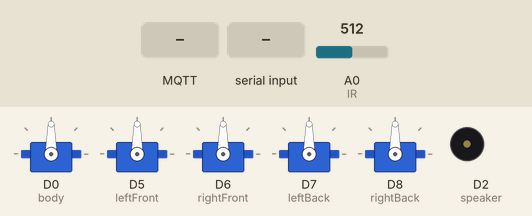
Simulated run of this sketch. Board: ESP8266 (NodeMCU). On the bench: 5 × servo, buzzer (waves = sounding, pin HIGH). Inputs (shaded band) come from the test bench; at power-on: A0 (IR) = 512. WiFi joins after 1.5 s; servers stay silent unless stated; random numbers use the default seed unless the sketch sets one; no MQTT or app messages arrive unless stated; what the sketch prints to the serial monitor is not drawn.

Above: at 2.7 s.
2.8 s: MQTT message "walking" arrives on the first subscribed topic
At 2.97 s:
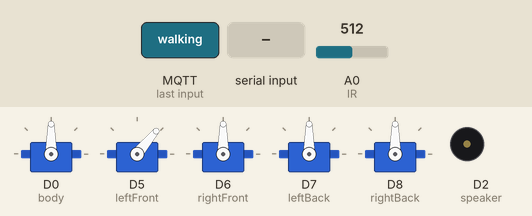
At 3.39 s:
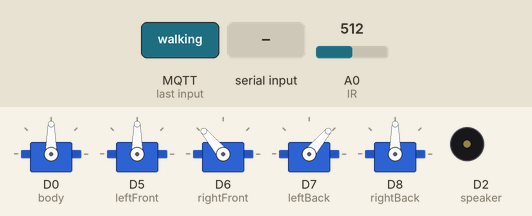
6.3 s: "1" received over Serial
7.9 s: "2" received over Serial
At 8.27 s:
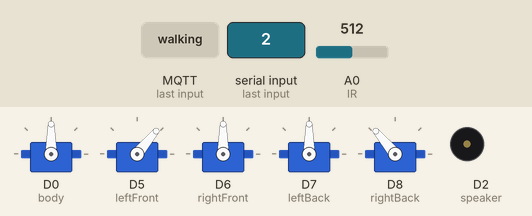
14.9 s: MQTT message "standing" arrives on the first subscribed topic
Timing chart, 0 to 17.4 s (numbered marks = the images above; inputs shaded):
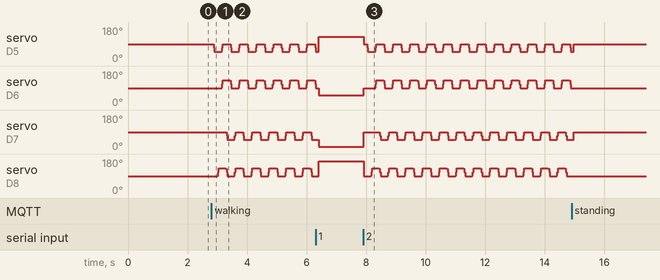

The sketch:

ioT_Final_Project-Dog.ino
```cpp
#include <ESP8266WiFi.h>
#include <PubSubClient.h>
#include <Servo.h>

///////////////////////180 ไปหน้า 0 ไปหลัง////////////////////////////
Servo body;
Servo leftFront;
Servo rightFront;
Servo leftBack;
Servo rightBack;

//setting
int statusmach = 0;
boolean connectwifi = true;
boolean autocontrol = false;
boolean linenotify = false;

char prevIRtext[20];
char IRtext[20];

int walkingdelay = 1;
int servoLegTarget[4] = {90, 90, 90, 90};
int bodyangle = 90;

//barking
int melody1[] = {196, 196, 31};
int noteDurations1[] = {8, 8, 4};
int melody2[] = {31, 196, 104, 196, 104, 196, 31};
int noteDurations2[] = {2, 8, 16, 8, 16, 8, 4};
int melody3[] = {31, 196};
int noteDurations3[] = {1, 8};

//----------------INFRARED PART----------------
const uint8_t IR = A0;
const uint8_t speaker = D2;

//-----------INTERNET CONNECTION PART-----------
//const char* ssid = "kkkkk";
//const char* password = "999999998";
const char* ssid = "IoT Lab B";
const char* password = "csiot335";
const char* mqtt_server = "broker.netpie.io";
const int mqtt_port = 1883;
const char* mqtt_Client = "4046bf10-81a3-4a9d-a7f8-9ecec5451809";
const char* mqtt_username = "zmuKrFEDiZCw7JbmM5qaxyafs6AD4eQt";
const char* mqtt_password = "*10MmBzNpOF5R3k9Ll49zs73gzoLKrFK";

WiFiClient espClient;
PubSubClient client(espClient);
char msg[100];

void internet_connection(){
  Serial.println();
  Serial.print("Connecting to ");
  Serial.println(ssid);
  WiFi.begin(ssid, password);
  while (WiFi.status() != WL_CONNECTED) {
    delay(500);
    Serial.print(".");
  }
  Serial.println("");
  Serial.println("WiFi connected");
  Serial.println("IP address: ");
  Serial.println(WiFi.localIP());
  client.setServer(mqtt_server, mqtt_port);
  client.setCallback(callback);
}

void reconnect() {
  while (!client.connected()) {
    Serial.print("Attempting MQTT connection…");
    if (client.connect(mqtt_Client, mqtt_username, mqtt_password)) {
      Serial.println("connected");
      client.subscribe("@msg/statusmach");
      client.subscribe("@msg/autocontrol");
      client.subscribe("@msg/linenotify");
      client.subscribe("@msg/barking");
      client.subscribe("@msg/control");
      client.publish("@shadow/data/update", "{\"data\" : {\"statusmach\" : \"standing\"}}");
    }
    else {
      Serial.print("failed, rc=");
      Serial.print(client.state());
      Serial.println("try again in 5 seconds");
      delay(5000);
    }
  }
}

void callback(char* topic, byte* payload, unsigned int length) {
  Serial.print("Message arrived [");
  Serial.print(topic);
  Serial.print("] ");
  String message;
  for (int i = 0; i < length; i++) {
    message = message + (char)payload[i];
  }
  Serial.println(message);

  if(String(topic) == "@msg/statusmach") {
    if (message == "standing"){
      client.publish("@shadow/data/update", "{\"data\" : {\"statusmach\" : \"standing\"}}");
      Serial.println("standing");
      turn(90);
      statusmach = 0;
    }
    else if (message == "sitting") {
      Serial.println("sitting");
      client.publish("@shadow/data/update", "{\"data\" : {\"statusmach\" : \"sitting\"}}");
      statusmach = 1;
    }
    else if (message == "walking") {
      Serial.println("walking");
      client.publish("@shadow/data/update", "{\"data\" : {\"statusmach\" : \"walking\"}}");
      statusmach = 2;
    }
  }
  else if(String(topic) == "@msg/autocontrol") {
    if (message == "on" && !autocontrol){
      client.publish("@shadow/data/update", "{\"data\" : {\"autocontrol\" : true}}");
      Serial.println("Toggle on AutoControl Mode");
      autocontrol = true;
    }
    else if(message == "off" && autocontrol){
      client.publish("@shadow/data/update", "{\"data\" : {\"autocontrol\" : false}}");
      Serial.println("Toggle off AutoControl Mode");
      client.publish("@shadow/data/update", "{\"data\" : {\"statusmach\" : \"sitting\"}}");
      autocontrol = false;
    }
  }
  else if(String(topic) == "@msg/linenotify") {
    if (message == "on" && !linenotify){
      client.publish("@shadow/data/update", "{\"data\" : {\"notify\" : true}}");
      Serial.println("Toggle on Line Notify");
      linenotify = true;
    }
    else if(message == "off" && linenotify){
      client.publish("@shadow/data/update", "{\"data\" : {\"notify\" : false}}");
      Serial.println("Toggle off Line Notify");
      linenotify = false;
    }
  }
  else if(String(topic) == "@msg/barking") {
    Serial.println("barking");
    barking();
  }
  else if(String(topic) == "@msg/control") {
    if (message == "left"){
      turn(45);
      Serial.println("turn left");
    }
    else if(message == "straight"){
      turn(90);
      Serial.println("turn straight");
    }
    else if(message == "right"){
      turn(145);
      Serial.println("turn right");
    }
  }
}

////////////////////////////////////////////////////////////////////////////////////////

void readDistance(){
  int dist = analogRead(IR);
  dist = map(dist, 50, 500, 255, 0);
  dist = constrain(dist, 0, 255);

  int divisor = map(dist, 0, 255, 10, 3);

  if(dist <= 120){                              //14 cm
    strcpy (IRtext, "Warning");
  }
  else{
    dist = dist/divisor;
    itoa(dist, IRtext, 10);
  }
  Serial.println(IRtext);
}

void legMove(char* leftright, char* frontback, int angle)
{
  if(leftright == "l" && frontback == "f"){
    leftFront.write(map(angle, 0, 180, 180, 0));
  }
  else if(leftright == "r" && frontback == "f"){
    rightFront.write(angle);
  }
  else if(leftright == "l" && frontback == "b"){
    leftBack.write(map(angle, 0, 180, 180, 0));
  }
  else if(leftright == "r" && frontback == "b"){
    rightBack.write(angle);
  }
}

/////////////////////////////////////////////////////////////////////////////
void setup()
{
  Serial.begin(115200);

  //SERVO PART
  body.attach(16, 500, 2500); //D0
  leftFront.attach(14, 500, 2600); //D5
  rightFront.attach(12, 500, 2500); //D6
  leftBack.attach(13, 500, 2500); //D7
  rightBack.attach(15, 500, 2500); //D8

  // INTERNET PART
  if(connectwifi){
    internet_connection();
  }

  //PIN AND VARIABLE SETTING
  pinMode(IR, INPUT);
  pinMode(speaker, OUTPUT);
}

//Leg State Function
boolean isState(int lf, int rf, int lb, int rb){
  int statearray[4] = {lf, rf, lb, rb};
  for(int i=0; i<4; i++){
    if(servoLegTarget[i] != statearray[i]){
      return false;
    }
  }
  return true;
}

void changeTarget(int lf, int rf, int lb, int rb){
  servoLegTarget[0] = lf;
  servoLegTarget[1] = rf;
  servoLegTarget[2] = lb;
  servoLegTarget[3] = rb;
}

void walking(){
  if(isState(90, 90, 90, 90)){
    for(int i = 90; i <= 130; i++){
      legMove("l", "f", i);
      delay(walkingdelay);
    }
    changeTarget(130, 90, 90, 90);
  }
  else if(isState(130, 90, 90, 90)){
    for(int i = 90; i <= 130; i++){
      legMove("r", "b", i);
      delay(walkingdelay);
    }
    changeTarget(130, 90, 90, 130);
  }
  else if(isState(130, 90, 90, 130)){
    for(int i = 90; i <= 130; i++){
      legMove("r", "f", i);
      legMove("l", "f", 220-i);
      delay(walkingdelay);
    }
    changeTarget(90, 130, 90, 130);
  }
  else if(isState(90, 130, 90, 130)){
    for(int i = 90; i <= 130; i++){
      legMove("l", "b", i);
      legMove("r", "b", 220-i);
      delay(walkingdelay);
    }
    changeTarget(90, 130, 130, 90);
  }
  else if(isState(90, 130, 130, 90)){
    for(int i = 90; i <= 130; i++){
      legMove("l", "f", i);
      legMove("r", "f", 220-i);
      delay(walkingdelay);
    }
    changeTarget(130, 90, 130, 90);
  }
  else if(isState(130, 90, 130, 90)){
    for(int i = 90; i <= 130; i++){
      legMove("r", "b", i);
      legMove("l", "b", 220-i);
      delay(walkingdelay);
    }
    changeTarget(130, 90, 90, 130);
  }
  else{
    legMove("l", "f", 90);
    legMove("r", "f", 90);
    legMove("l", "b", 90);
    legMove("r", "b", 90);
    changeTarget(90, 90, 90, 90);
  }
}

void sitting(){
  if(!isState(90, 90, 170, 170)){
    legMove("l", "f", 90);
    legMove("r", "f", 90);
    legMove("l", "b", 90);
    legMove("r", "b", 90);
    for(int i = 90; i < 170; i++){
      legMove("l", "b", i);
      legMove("r", "b", i);
    }
    for(int i = 90; i > 50; i--){
      legMove("l", "f", i);
      legMove("r", "f", i);
    }
    changeTarget(90, 90, 170, 170);
  }
}

void barking(){
  int randnum = random(3);
  if(randnum == 0){
    for (int thisNote = 0; thisNote < 3; thisNote++) {
      int noteDuration = 1000/noteDurations1[thisNote];
      tone(speaker, melody1[thisNote], noteDuration);
      delay(noteDuration * 4 / 3);
    }
  }
  else if(randnum == 1){
    for (int thisNote = 0; thisNote < 7; thisNote++) {
      int noteDuration = 1000/noteDurations2[thisNote];
      tone(speaker, melody2[thisNote], noteDuration);
      delay(noteDuration * 4 / 3);
    }
  }
  else{
    for (int thisNote = 0; thisNote < 2; thisNote++) {
      int noteDuration = 1000/noteDurations3[thisNote];
      tone(speaker, melody3[thisNote], noteDuration);
      delay(noteDuration * 4 / 3);
    }
  }
}

void turn(int legangle){
  body.write(legangle);
  bodyangle = legangle;
}

/////////////////////////////////////////////////////////////////////////////
int infraread = 0;
void loop() {
  if(connectwifi){
    if (!client.connected()) {
      reconnect();
    }
    client.loop();
    long now = millis();
  }

  //serial monitor control
  if (Serial.available() > 0){
    char data = Serial.read();
    if (data == '0'){
      statusmach = 0;
      Serial.println("standing");
    }
    else if (data == '1'){
      statusmach = 1;
      Serial.println("sitting");
    }
    else if (data == '2'){
      statusmach = 2;
      Serial.println("walking");
    }
  }

  //auto control mode
  if(autocontrol){
    if(strcmp(IRtext, "Warning") == 0){
      sitting();
      client.publish("@shadow/data/update", "{\"data\" : {\"statusmach\" : \"sitting\"}}");
      delay(2000);
    }else{
      walking();
      client.publish("@shadow/data/update", "{\"data\" : {\"statusmach\" : \"walking\"}}");
    }
  }else{
    //leg control
    if(statusmach == 0){                //Standing
      legMove("l", "f", 90);
      legMove("r", "f", 90);
      legMove("l", "b", 90);
      legMove("r", "b", 90);
      turn(90);
      changeTarget(90, 90, 90, 90);
    }
    else if(statusmach == 1){           //Sitting
      sitting();
    }
    else if(statusmach == 2){           //Walking
      walking();
    }
  }

  //infrared
  if(infraread > 5 || statusmach == 2){
    readDistance();
    infraread = 0;
    if(prevIRtext != IRtext){
      String data = "{\"data\" : {\"distance\" : \"" + String(IRtext) + "\"}}";
      data.toCharArray(msg, (data.length() + 1));
      client.publish("@shadow/data/update", msg);
      strcpy (prevIRtext, IRtext);
    }
  }else{
    infraread++;
  }

  delay(100);
}
```

Measured:
- after the input at 2.8 s, servo on D5 (leftFront): 90° → 89° after 0.06 s, then repeats every 0.57 s: 69° 0.02 s, 50° 0.24 s, 51° 0.02 s, 71° 0.02 s, 90° 0.24 s, 89° 0.02 s; servo on D6 (rightFront): 90° → 91° after 0.35 s, then repeats every 0.57 s: 111° 0.02 s, 130° 0.24 s, 129° 0.02 s, 109° 0.02 s, 90° 0.24 s, 91° 0.02 s
- after the input at 7.9 s, servo on D5 (leftFront): 129° → 90° at once, then repeats every 0.57 s: 89° 0.02 s, 69° 0.02 s, 50° 0.24 s, 51° 0.02 s, 71° 0.02 s, 90° 0.24 s; servo on D6 (rightFront): 51° → 90° at once, then repeats every 0.57 s: 91° 0.02 s, 111° 0.02 s, 130° 0.24 s, 129° 0.02 s, 109° 0.02 s, 90° 0.24 s
